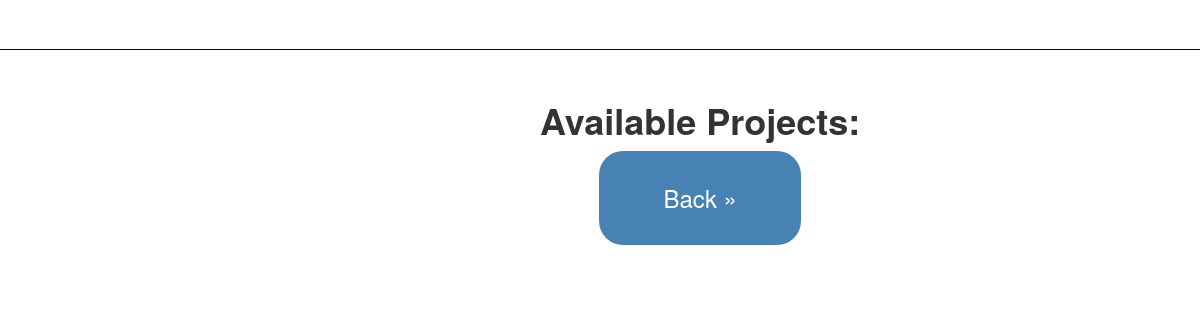
The page /viewprojects/ on the database as committed earlier.
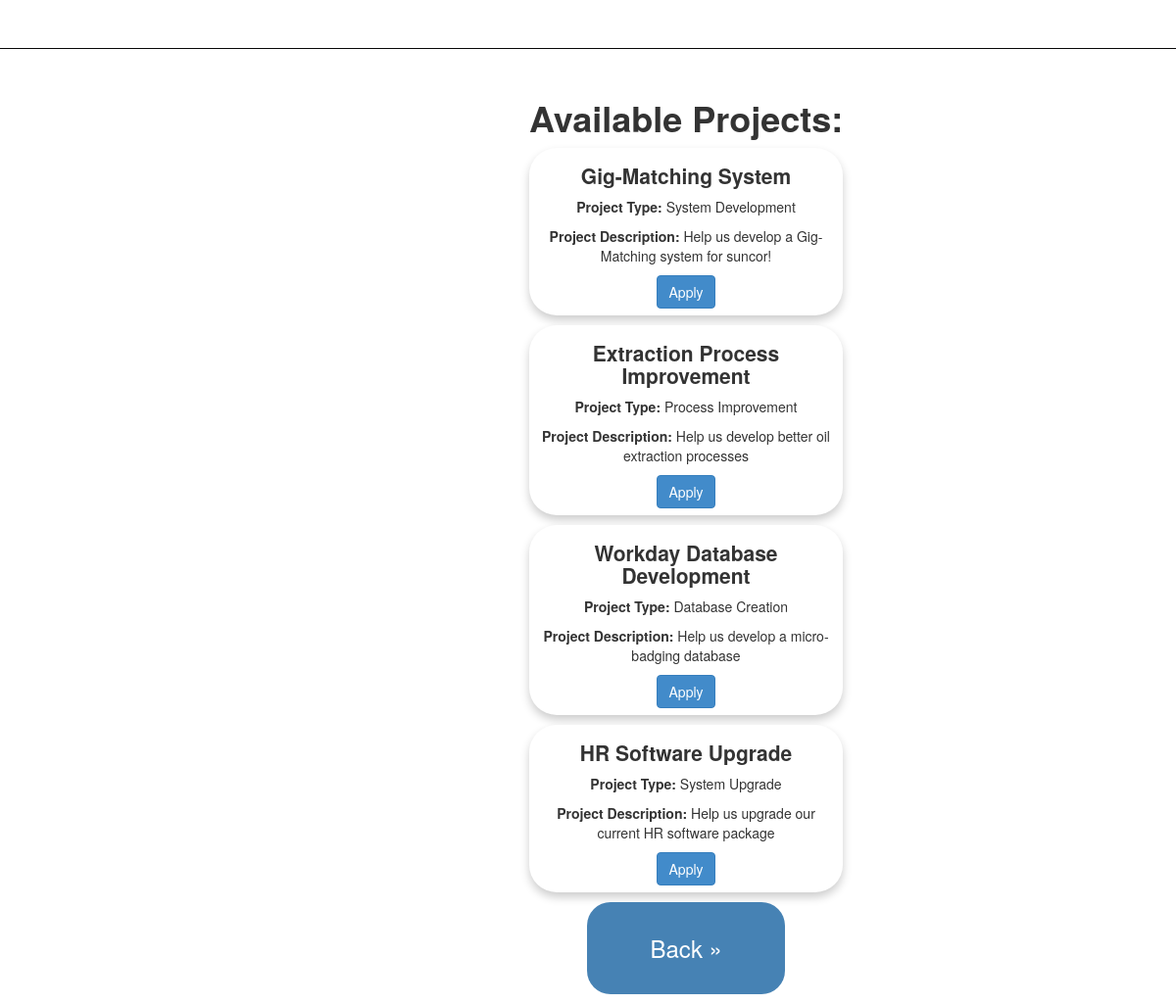
The same page on the database as committed later.
### app/models.py (models this page shows, shortened)
class Project(models.Model):
    ProjectID = models.AutoField(primary_key=True)
    ProjectTypeID = models.ForeignKey(ProjectType, on_delete= models.SET_NULL, null= True) # Change from char name in form inputs to getting list of ProjectTypeName to select from, each linked with appropriate ProjectTypeID
    ProjectManagerID = models.IntegerField(default=0)
    ProjectName = models.CharField(max_length = 200)
    ProjectDesc = models.CharField(max_length = 1000)
    AccountID = models.ManyToManyField(Account)

class ProjectType(models.Model):
    ProjectTypeID = models.AutoField(primary_key=True)
    ProjectTypeName = models.CharField(max_length = 100, null = True)
    SkillID = models.ManyToManyField(Skill) # Keeps list of skills for each project type

### app/views.py (the view)
# urls.py: path('viewprojects/', views.viewprojects, name='viewprojects'),
def viewprojects(request):
    assert isinstance(request, HttpRequest)
    project_data = Project.objects.all()
    return render(
        request,
        'app/viewprojects.html',
        {
            'title':'Home Page',
            'year':datetime.now().year,
            'data':project_data
        }
    )

### app/templates/app/viewprojects.html (shortened to what this page needs)
{% extends "app/layout.html" %}
{% block content %}
<div class="center-home">
    <div class="text-center mt-0">
        <h1><strong>Available Projects:</strong></h1>
    </div>
    {% for Project in data %}
    <div class="card card-header-warning" style="width: 32rem;">
        <div class="card-body">
            <h5 class="card-title">{{ Project.ProjectName }}</h5>
            <p class="card-text"><strong>Project Type: </strong>{{ Project.ProjectTypeID.ProjectTypeName }}</p>
            <p class="card-text"><strong>Project Description: </strong>{{ Project.ProjectDesc }}</p>
            <div class="text-center">
                <a href="{% url 'application' Project.ProjectID %}" class="btn btn-primary">Apply</a>
            </div>
        </div>
    </div>
    {% endfor %}
    <div class="text-center">
        <p><a href="{% url 'home' %}" class="button-home">Back &raquo;</a></p>
    </div>
</div>
{% endblock %}

### app/templates/app/layout.html (shortened to what this page needs)
<!DOCTYPE html>
<html>
<head>
    {% load staticfiles %}
    <link rel="stylesheet" type="text/css" href="{% static 'app/content/bootstrap.min.css' %}" />
    <link rel="stylesheet" type="text/css" href="{% static 'app/content/site.css' %}" />
</head>
<body>
    <div class="navbar navbar-inverse navbar-fixed-top navbar-custom">
        <div class="container">
            <div class="navbar-header">
                <a>
                    <img src="https://i.ibb.co/N7nySKC/1200px-Suncor-Energy-svg.png" width="400" alt="" class="navbar-brand">
                </a>
            </div>
        </div>
    </div>
    <div class="container body-content">
        {% block content %}{% endblock %}
    </div>
</body>
</html>

### app/static/app/content/site.css (style rules this page uses)
body { padding-top: 50px; padding-bottom: 20px; }
.body-content { padding-left: 15px; padding-right: 15px; }

### app/templates/app/layout.html (style rules this page uses)
body { background-image: url('https://htmlcolorcodes.com/assets/images/colors/baby-blue-color-solid-background-1920x1080.png'); background-repeat: no-repeat; background-attachment: fixed; background-size: cover; }
.navbar-custom { background-color: white !important; }

### app/templates/app/viewprojects.html (style rules this page uses)
.center-home { margin: 0; position: absolute; left: 45%; }
.button-home { background-color: steelblue; border: none; color: white; padding: 30px 64px; text-align: center; text-decoration: none; display: inline-block; font-size: 24px; border-radius: 1em; }
.card-header-warning { background: white !important }
.card { margin-bottom: 10px; margin-top: 10px; padding: 0.5em 0.5em 0.5em; border-radius: 2em; text-align: center; box-shadow: 0 5px 10px rgba(0, 0, 0, 0.2); }
.card-title { font-weight: 700; font-size: 1.5em; }
.mt-0 { margin-top: 50px !important; }

Rows that differ between the two databases and show on the page:
added Project: ProjectName "Gig-Matching System", ProjectTypeID.ProjectTypeName "System Development", ProjectDesc "Help us develop a Gig-Matching system for suncor!"
added Project: ProjectName "Extraction Process Improvement", ProjectTypeID.ProjectTypeName "Process Improvement", ProjectDesc "Help us develop better oil extraction processes"
added Project: ProjectName "Workday Database Development", ProjectTypeID.ProjectTypeName "Database Creation", ProjectDesc "Help us develop a micro-badging database"
added Project: ProjectName "HR Software Upgrade", ProjectTypeID.ProjectTypeName "System Upgrade", ProjectDesc "Help us upgrade our current HR software package"
